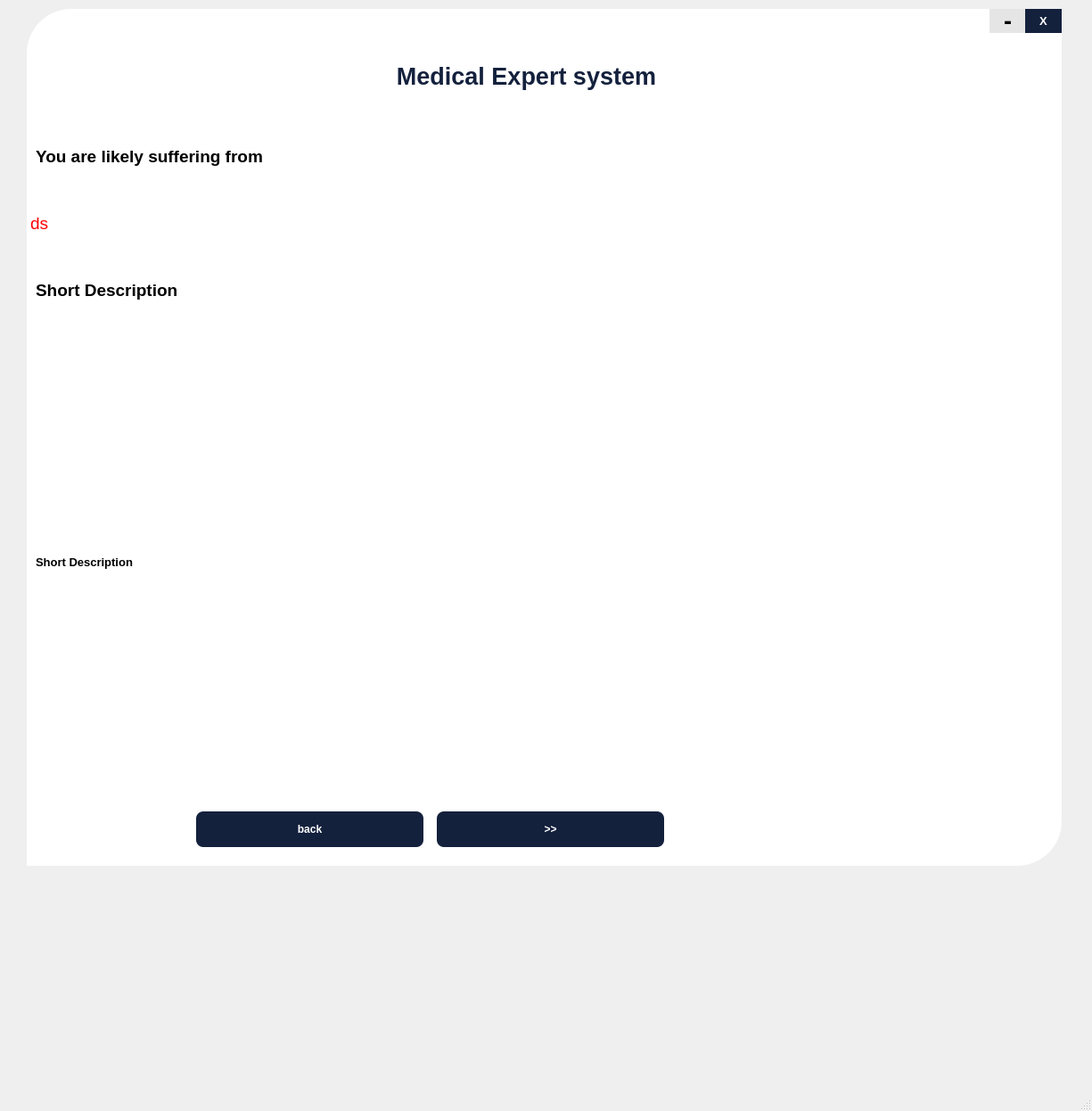
<?xml version="1.0" encoding="UTF-8"?>
<ui version="4.0">
     <class>MainWindow</class>
     <widget class="QMainWindow" name="MainWindow">
          <property name="geometry">
               <rect>
                    <x>0</x>
                    <y>0</y>
                    <width>1225</width>
                    <height>1246</height>
               </rect>
          </property>
          <property name="windowTitle">
               <string>MainWindow</string>
          </property>
          <widget class="QWidget" name="centralwidget">
               <widget class="QWidget" name="drop_widget" native="true">
                    <property name="geometry">
                         <rect>
                              <x>-10</x>
                              <y>0</y>
                              <width>1221</width>
                              <height>971</height>
                         </rect>
                    </property>
                    <widget class="QLabel" name="label_7">
                         <property name="geometry">
                              <rect>
                                   <x>40</x>
                                   <y>10</y>
                                   <width>1161</width>
                                   <height>961</height>
                              </rect>
                         </property>
                         <property name="styleSheet">
                              <string notr="true">
                                   background-color:rgb(255,255,255);
                                   border-bottom-right-radius:50px;
                                   border-top-left-radius:50px;
                              </string>
                         </property>
                         <property name="text">
                              <string/>
                         </property>
                    </widget>
                    <widget class="QLabel" name="label_8">
                         <property name="geometry">
                              <rect>
                                   <x>0</x>
                                   <y>40</y>
                                   <width>1201</width>
                                   <height>91</height>
                              </rect>
                         </property>
                         <property name="font">
                              <font>
                                   <pointsize>20</pointsize>
                                   <weight>75</weight>
                                   <bold>true</bold>
                              </font>
                         </property>
                         <property name="styleSheet">
                              <string notr="true">color:rgb(20, 33, 61);</string>
                         </property>
                         <property name="text">
                              <string>Medical Expert system</string>
                         </property>
                         <property name="alignment">
                              <set>Qt::AlignCenter</set>
                         </property>
                         <property name="wordWrap">
                              <bool>true</bool>
                         </property>
                    </widget>
                    <widget class="QLabel" name="label_9">
                         <property name="geometry">
                              <rect>
                                   <x>50</x>
                                   <y>150</y>
                                   <width>771</width>
                                   <height>51</height>
                              </rect>
                         </property>
                         <property name="font">
                              <font>
                                   <family>MS Shell Dlg 2</family>
                                   <pointsize>14</pointsize>
                                   <weight>75</weight>
                                   <bold>true</bold>
                              </font>
                         </property>
                         <property name="text">
                              <string>You are likely suffering from </string>
                         </property>
                    </widget>
                    <widget class="QLabel" name="disease_id">
                         <property name="geometry">
                              <rect>
                                   <x>44</x>
                                   <y>225</y>
                                   <width>241</width>
                                   <height>51</height>
                              </rect>
                         </property>
                         <property name="font">
                              <font>
                                   <pointsize>14</pointsize>
                                   <weight>50</weight>
                                   <bold>false</bold>
                              </font>
                         </property>
                         <property name="styleSheet">
                              <string notr="true">color:red;</string>
                         </property>
                         <property name="text">
                              <string>ds</string>
                         </property>
                    </widget>
                    <widget class="QLabel" name="desc">
                         <property name="geometry">
                              <rect>
                                   <x>50</x>
                                   <y>325</y>
                                   <width>1131</width>
                                   <height>611</height>
                              </rect>
                         </property>
                         <property name="font">
                              <font>
                                   <family>MS Shell Dlg 2</family>
                                   <pointsize>10</pointsize>
                                   <weight>75</weight>
                                   <bold>true</bold>
                              </font>
                         </property>
                         <property name="text">
                              <string>Short Description</string>
                         </property>
                         <property name="scaledContents">
                              <bool>true</bool>
                         </property>
                         <property name="wordWrap">
                              <bool>true</bool>
                         </property>
                    </widget>
                    <widget class="QLabel" name="label_11">
                         <property name="geometry">
                              <rect>
                                   <x>50</x>
                                   <y>300</y>
                                   <width>771</width>
                                   <height>51</height>
                              </rect>
                         </property>
                         <property name="font">
                              <font>
                                   <family>MS Shell Dlg 2</family>
                                   <pointsize>14</pointsize>
                                   <weight>75</weight>
                                   <bold>true</bold>
                              </font>
                         </property>
                         <property name="text">
                              <string>Short Description</string>
                         </property>
                    </widget>
                    <widget class="QPushButton" name="more">
                         <property name="geometry">
                              <rect>
                                   <x>500</x>
                                   <y>910</y>
                                   <width>255</width>
                                   <height>40</height>
                              </rect>
                         </property>
                         <property name="font">
                              <font>
                                   <pointsize>9</pointsize>
                                   <weight>75</weight>
                                   <bold>true</bold>
                              </font>
                         </property>
                         <property name="cursor">
                              <cursorShape>PointingHandCursor</cursorShape>
                         </property>
                         <property name="styleSheet">
                              <string notr="true">QPushButton{
                                   border-radius: 8px;
                                   background:#14213d;
                                   height: 30px;
                                   color: #fff;

                                   }
                                   QPushButton:hover{
                                   background-color:rgb(0,0,0);
                                   }
                                   QPushButton:pressed{
                                   padding-top:5px;
                                   padding-left:5px;
                                   }

                              </string>
                         </property>
                         <property name="text">
                              <string>&gt;&gt;</string>
                         </property>
                    </widget>
                    <widget class="QPushButton" name="back">
                         <property name="geometry">
                              <rect>
                                   <x>230</x>
                                   <y>910</y>
                                   <width>255</width>
                                   <height>40</height>
                              </rect>
                         </property>
                         <property name="font">
                              <font>
                                   <pointsize>9</pointsize>
                                   <weight>75</weight>
                                   <bold>true</bold>
                              </font>
                         </property>
                         <property name="cursor">
                              <cursorShape>PointingHandCursor</cursorShape>
                         </property>
                         <property name="styleSheet">
                              <string notr="true">QPushButton{
                                  border-radius: 8px;
                                  background:#14213d;
                                  height: 30px;
                                  color: #fff;

                                  }
                                  QPushButton:hover{
                                  background-color:rgb(0,0,0);
                                  }
                                  QPushButton:pressed{
                                  padding-top:5px;
                                  padding-left:5px;
                                  }

                              </string>
                         </property>
                         <property name="text">
                              <string>back</string>
                         </property>
                    </widget>
                    <widget class="QPushButton" name="min_butto_2">
                         <property name="geometry">
                              <rect>
                                   <x>1120</x>
                                   <y>10</y>
                                   <width>41</width>
                                   <height>27</height>
                              </rect>
                         </property>
                         <property name="font">
                              <font>
                                   <pointsize>20</pointsize>
                                   <weight>75</weight>
                                   <bold>true</bold>
                              </font>
                         </property>
                         <property name="cursor">
                              <cursorShape>PointingHandCursor</cursorShape>
                         </property>
                         <property name="styleSheet">
                              <string notr="true">
                                   QPushButton{

                                   border-radius: 13.5px;
                                   background:#e5e5e5;
                                   color: #000;

                                   }
                                   QPushButton:hover{
                                   background-color:#06d6a0;
                                   color:#fff;
                                   }
                                   QPushButton:pressed{
                                   padding-top:5px;
                                   padding-left:5px;
                                   }

                              </string>
                         </property>
                         <property name="text">
                              <string>-</string>
                         </property>
                    </widget>
                    <widget class="QPushButton" name="cls_button_2">
                         <property name="geometry">
                              <rect>
                                   <x>1160</x>
                                   <y>10</y>
                                   <width>41</width>
                                   <height>27</height>
                              </rect>
                         </property>
                         <property name="font">
                              <font>
                                   <pointsize>10</pointsize>
                                   <weight>75</weight>
                                   <bold>true</bold>
                              </font>
                         </property>
                         <property name="cursor">
                              <cursorShape>PointingHandCursor</cursorShape>
                         </property>
                         <property name="styleSheet">
                              <string notr="true">
                                   QPushButton{

                                   border-radius: 13.5px;
                                   background:#14213d;
                                   color: #fff;

                                   }
                                   QPushButton:hover{
                                   background-color:#e63946;
                                   }
                                   QPushButton:pressed{
                                   padding-top:5px;
                                   padding-left:5px;
                                   }

                              </string>
                         </property>
                         <property name="text">
                              <string>X</string>
                         </property>
                    </widget>
               </widget>
          </widget>
          <widget class="QStatusBar" name="statusbar"/></widget>
     <resources/>
     <connections/>
</ui>
